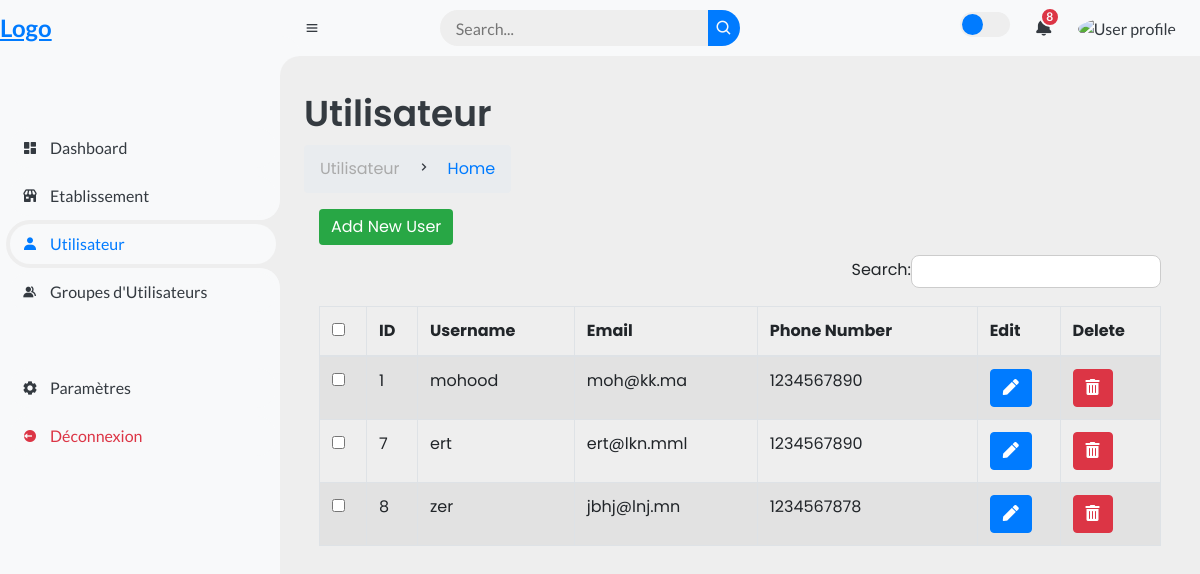
Page /dashboard/utilisateur/ on the committed database.
### dashboard/models.py (models this page shows)
class NormalUser(models.Model):
    username = models.CharField(max_length=150, unique=True)
    email = models.EmailField(unique=True)
    first_name = models.CharField(max_length=30, blank=True)
    last_name = models.CharField(max_length=30, blank=True)
    phone_number = models.CharField(verbose_name="Numéro de téléphone", max_length=20, default="1234567890")
    date_joined = models.DateTimeField(auto_now_add=True)
    is_active = models.BooleanField(default=True)
    def __str__(self):
        return self.username

### dashboard/views.py (the view)
# urls.py: path('utilisateur/', views.utilisateur_view, name='utilisateur'),
def utilisateur_view(request):
    users = NormalUser.objects.all()
    context = {
        'current_section': 'utilisateur',
        'users': users,  # Pass the actual 'users' queryset here
    }
    print(users)
    return render(request, 'utilisateur.html', context)

### dashboard/templates/utilisateur.html (shortened to what this page needs)
{% extends 'base.html' %}
{% block content %}
<div class="head-title">
    <div class="left">
        <h1>Utilisateur</h1>
        <ul class="breadcrumb">
            <li>
                <a href="#">Utilisateur</a>
            </li>
            <li><i class='bx bx-chevron-right'></i></li>
            <li>
                <a class="active" href="#">Home</a>
            </li>
        </ul>
    </div>
</div>
<link rel="stylesheet" href="https://cdnjs.cloudflare.com/ajax/libs/font-awesome/5.15.4/css/all.min.css">
<div class="col-md-12">
    <span><a href="{% url 'dashboard:add_user' %}" class="btn btn-custom-green">Add New User</a></span>
    <div class="table-responsive">
        <table id="users_table" class="table table-striped table-bordered" width="100%">
            <thead>
                <tr>
                    <th><input type="checkbox" id="checkall" /></th>
                    <th>ID</th>
                    <th>Username</th>
                    <th>Email</th>
                    <th>Phone Number</th>
                    <th>Edit</th>
                    <th>Delete</th>
                </tr>
            </thead>
            <tbody>
                {% for user in users %}
                    <tr>
                        <td><input type="checkbox" class="checkthis" /></td>
                        <td>{{ user.id }}</td>
                        <td>{{ user.username }}</td>
                        <td>{{ user.email }}</td>
                        <td>{{ user.phone_number }}</td>
                        <td><a href="{% url 'dashboard:edit_user' user.id %}" class="btn btn-primary"><i class="fas fa-pen"></i></a></td>
                        <td>
                            <button class="btn btn-danger delete-btn" data-id="{{ user.id }}"><i class="fas fa-trash-alt"></i></button>
                        </td>
                    </tr>
                {% endfor %}
            </tbody>
        </table>
    </div>
</div>
<link href="https://stackpath.bootstrapcdn.com/bootstrap/4.5.2/css/bootstrap.min.css" rel="stylesheet">
{% endblock %}

### dashboard/static/css/style.css (style rules this page uses)
* { margin: 0; padding: 0; box-sizing: border-box; }
a { text-decoration: none; }
li { list-style: none; }
:root { --poppins: 'Poppins', sans-serif; --lato: 'Lato', sans-serif; --light: #F9F9F9; --blue: #007bff; --light-blue: #CFE8FF; --grey: #eee; --dark-grey: #AAAAAA; --dark: #342E37; --red: #DB504A; --yellow: #FFCE26; --light-yellow: #FFF2C6; --orange: #FD7238; --light-orange: #FFE0D3; }
html { overflow-x: hidden; }
body { background: var(--grey) !important; overflow-x: hidden; }
#content main .head-title { display: flex; align-items: center; justify-content: space-between; grid-gap: 16px; flex-wrap: wrap; }
#content main .head-title .left h1 { font-size: 36px; font-weight: 600; margin-bottom: 10px; color: var(--dark); }
#content main .head-title .left .breadcrumb { display: flex; align-items: center; grid-gap: 16px; }
#content main .head-title .left .breadcrumb li { color: var(--dark); }
#content main .head-title .left .breadcrumb li a { color: var(--dark-grey); pointer-events: none; }
#content main .head-title .left .breadcrumb li a.active { color: var(--blue); pointer-events: unset; }

### dashboard/templates/utilisateur.html (style rules this page uses)
.table-responsive { max-height: 500px; overflow-x: auto; overflow-y: hidden; }
.table-responsive { margin-bottom: 20px; }
.btn-custom-green { background-color: #28a745; color: white; border: none; }

### rows in the picture
NormalUser: id "1", username "mohood", email "moh@kk.ma", phone_number "1234567890"
NormalUser: id "7", username "ert", email "ert@lkn.mml", phone_number "1234567890"
NormalUser: id "8", username "zer", email "jbhj@lnj.mn", phone_number "1234567878"
